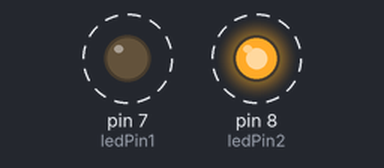
Recording of a sketch running on a simulated Arduino Uno, built with avr-gcc and run on an emulated ATmega328P. On the bench: output pins drawn as LEDs (lit = HIGH). Dashed ring = blinking.

Above: at 0.7 s.
Timing chart, 0 to 3.0 s (numbered marks = the images above):
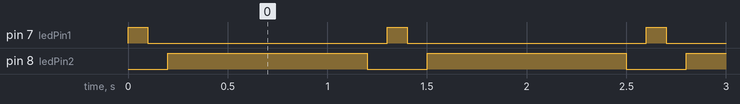

Measured:
- by itself, pin 7 (ledPin1): alternates HIGH for 0.10 s and LOW for 1.2 s
- by itself, pin 8 (ledPin2): alternates HIGH for 1.0 s and LOW for 0.30 s
- by itself, everything shown: repeats every 1.3 s, in 4 steps

The sketch:

sketch_feb9a.ino
```cpp
// second program blinking of LED light
int ledPin1=7;
int ledPin2=8;


void setup() {
  // put your setup code here, to run once:
    pinMode(ledPin1, OUTPUT);
    pinMode(ledPin2, OUTPUT);

}

void loop() {
  // put your main code here, to run repeatedly:
  digitalWrite(ledPin1, HIGH);  // turn the LED on (HIGH is the voltage level)
  delay(100);
  digitalWrite(ledPin1, LOW);   // turn the LED off by making the voltage LOW
  delay(100);

  digitalWrite(ledPin2, HIGH);  // turn the LED on (HIGH is the voltage level)
  delay(1000);
  digitalWrite(ledPin2, LOW);   // turn the LED off by making the voltage LOW
  delay(100);

}
```
